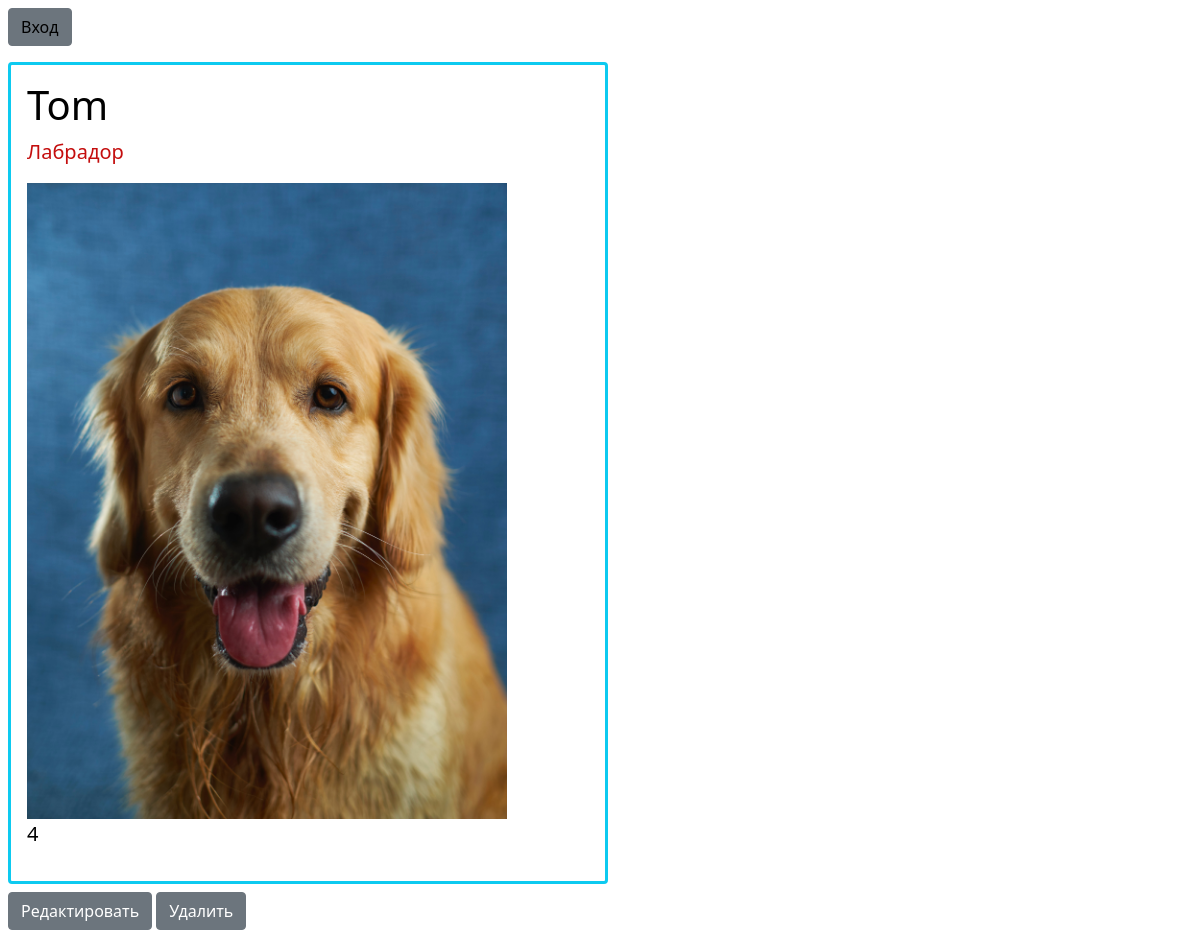
The page /dog/12 on the database its author committed.
### app1/models.py (models this page shows, shortened)
class Posts(models.Model):
    name = models.CharField(max_length=100)
    breed = models.TextField()
    age = models.IntegerField()
    image = models.CharField(max_length=200, default='')

### app1/views.py (the view)
# urls.py: path('dog/<int:id>', views.dog),
def dog(request, id):
    dog = Posts.objects.get(id=id)
    return render(request, 'dog.html', {'dog': dog})

### app1/templates/dog.html
{% extends "base.html" %}
{% load static %}
{% block content %}
            <div class="border border-3 border-info w-50 m-2 p-3 rounded">
                <h3 style="color: black;" class="fs-1">{{dog.name}}</h3>
                <p style="color: rgb(196, 14, 14);" class="fs-5">{{dog.breed}}</p>
                <img style="width: 40vw;  " src="/static/images/{{dog.image}}" alt=""/>
                <p style="color: black;" class="fs-5">{{dog.age}}</p>
            </div>
            <div class="m-2">
                <a class="btn btn-secondary" href="/editpost/{{dog.id}}">
                    Редактировать
                </a>
                <a class="btn btn-secondary" href="/deletepost/{{dog.id}}">
                    Удалить
                </a>
            </div>
{% endblock %}

### rows shown on the page
Posts: name "Tom", breed "Лабрадор", image (picture), age "4"
